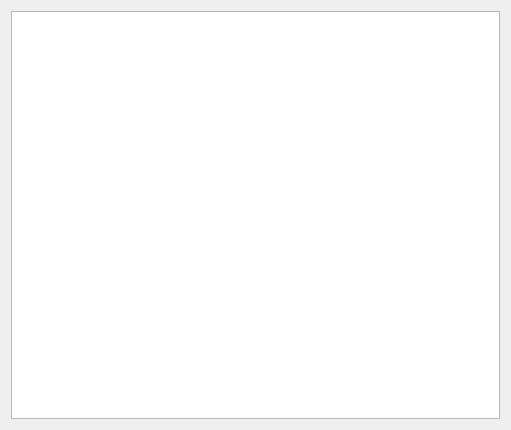
<?xml version="1.0" encoding="UTF-8"?>
<ui version="4.0">
 <class>OnlineUser</class>
 <widget class="QWidget" name="OnlineUser">
  <property name="geometry">
   <rect>
    <x>0</x>
    <y>0</y>
    <width>511</width>
    <height>430</height>
   </rect>
  </property>
  <property name="windowTitle">
   <string>Form</string>
  </property>
  <layout class="QVBoxLayout" name="verticalLayout">
   <item>
    <widget class="QListWidget" name="onlineUser_LW"/>
   </item>
  </layout>
 </widget>
 <resources/>
 <connections/>
</ui>
